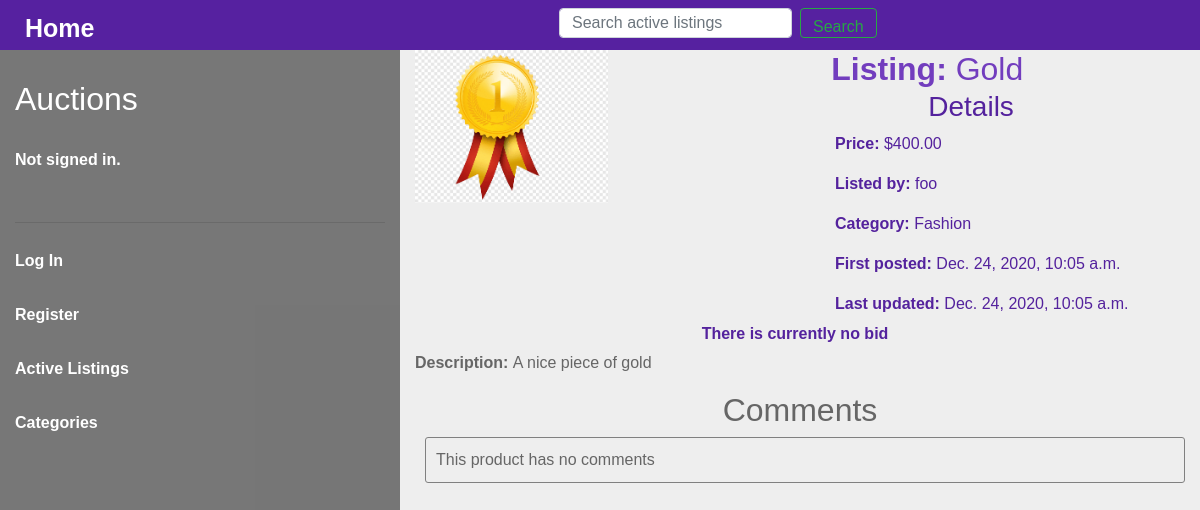
The page /listing/1 on the database as committed earlier.
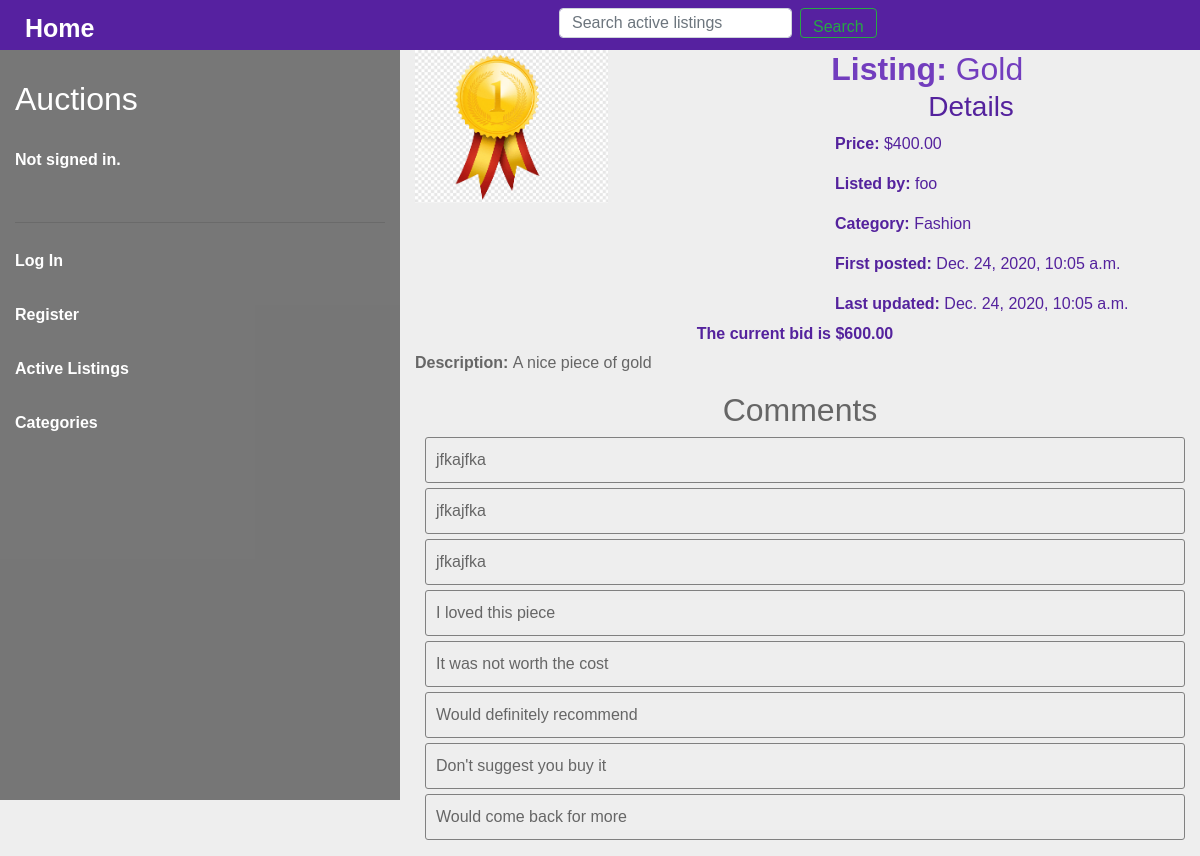
The same page on the database as committed later.
### auctions/models.py (models this page shows, shortened)
class Bid(models.Model):
    price = models.DecimalField(max_digits=64, decimal_places=2)
    time_bid = models.DateTimeField(auto_now=False, auto_now_add=True)
    user = models.ForeignKey(User, on_delete=models.CASCADE, related_name="user_bids")
    auction = models.ForeignKey(AuctionListing, on_delete=models.CASCADE, related_name="item_bids")

class Comment(models.Model):
    content = models.TextField()
    time_commented = models.DateTimeField(auto_now=False, auto_now_add=True)
    user = models.ForeignKey(User, on_delete=models.CASCADE, related_name="user_comments")
    auction = models.ForeignKey(AuctionListing, on_delete=models.CASCADE, related_name="item_comments")

### auctions/views.py (the view)
# urls.py: path("listing/<int:id>", views.listing, name="listing"),
def listing(request, id):
    user = User.objects.get(auctioned_items__id=id)
    comments = Comment.objects.filter(auction_id__id=id)
    current_bid = Bid.objects.filter(auction_id__id=id).order_by("-price")
    if len(current_bid) > 0:
        current_bid = current_bid[0]
    return render(request, "auctions/listing.html", {
        "listing": AuctionListing.objects.get(pk=id),
        "user_created": user.username,
        "comments": comments,
        "current_bid": current_bid
    })

### auctions/templates/auctions/listing.html (shortened to what this page needs)
{% extends "auctions/main-layout.html" %}
{% load static %}
{% block body %}
    <div class="container-fluid main-body-container">
        <div class="row">
            <div class="col-12 col-md-4 menu">
                {% include "auctions/sub-layout.html" %}
            </div>
            <div class="col-12 col-md-8 listings">
                <div class="listing-profile">
                    <div class="listing-profile-image-container">
                        {% if listing.image %}
                            <div class="image-container"><img class="image" src="{{ listing.image.url }}" alt="Image of product"></div>
                        {% else %}
                            <div class="image-container"><img class="image" src="" alt="Image of product"></div>
                        {% endif %}
                    </div>
                    <div class="listing-main-details">
                        <h2 class="listing-name"><strong>Listing:</strong> {{ listing.name }}</h2>
                        <h3 class="listing-details-heading">Details</h3>
                        <div class="listing-sub-details">
                            <p><strong>Price: </strong>${{ listing.price }}</p>
                            <p><strong>Listed by: </strong>{{ user_created }}</p>
                            <p><strong>Category: </strong>{{ listing.category }}</p>
                            <p><strong>First posted: </strong>{{ listing.time_auctioned }}</p>
                            <p><strong>Last updated: </strong>{{ listing.last_updated }}</p>
                        </div>
                    </div>
                </div>
                <div class="bidding">
                    <p class="bids-placed"><strong style="position: relative; left:20px">
                        {% if current_bid %}
                            The current bid is ${{ current_bid.price }}
                        {% else %}
                            There is currently no bid
                        {% endif %}
                    </strong></p>
                </div>
                <p style="text-align: left;"><strong>Description: </strong>{{ listing.description }}</p>
                <div class="comments-container">
                    <h2 style="width: 100%; text-align: center">Comments</h2>
                    <ul class="comments">
                        {% for comment in comments %}
                            <li class="comment">{{ comment.content }}</li>
                        {% empty %}
                            <li class="comment">This product has no comments</li>
                        {% endfor %}
                    </ul>
                </div>
            </div>
        </div>
    </div>
{% endblock %}

Rows that differ between the two databases and show on the page:
added Bid: price "600.00"
added Comment: content "jfkajfka"
added Comment: content "jfkajfka"
added Comment: content "jfkajfka"
added Comment: content "I loved this piece"
added Comment: content "It was not worth the cost"
added Comment: content "Would definitely recommend"
added Comment: content "Don't suggest you buy it"
added Comment: content "Would come back for more"
Other text that changed with them:
text no longer shown: "There is currently no bid This product has no comments"
text now shown: "The current bid is $"
